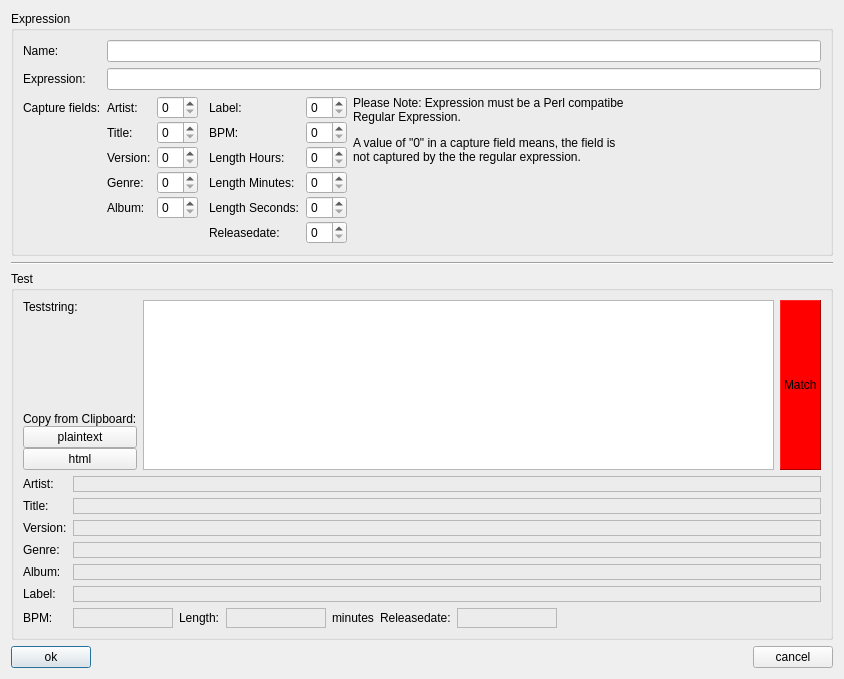
<?xml version="1.0" encoding="UTF-8"?>
<ui version="4.0">
 <class>RegExpEditClass</class>
 <widget class="QDialog" name="RegExpEditClass">
  <property name="windowModality">
   <enum>Qt::ApplicationModal</enum>
  </property>
  <property name="geometry">
   <rect>
    <x>0</x>
    <y>0</y>
    <width>844</width>
    <height>679</height>
   </rect>
  </property>
  <property name="windowTitle">
   <string>WinMusik Regular Expression Editor</string>
  </property>
  <property name="windowIcon">
   <iconset resource="../../resources.qrc">
    <normaloff>:/logo/resources/icon64.png</normaloff>:/logo/resources/icon64.png</iconset>
  </property>
  <layout class="QVBoxLayout" name="verticalLayout">
   <item>
    <widget class="QGroupBox" name="formGroupBox_2">
     <property name="title">
      <string>Expression</string>
     </property>
     <layout class="QFormLayout" name="formLayout_2">
      <item row="0" column="0">
       <widget class="QLabel" name="label">
        <property name="text">
         <string>Name:</string>
        </property>
       </widget>
      </item>
      <item row="1" column="0">
       <widget class="QLabel" name="label_2">
        <property name="text">
         <string>Expression:</string>
        </property>
       </widget>
      </item>
      <item row="1" column="1">
       <widget class="QLineEdit" name="pattern"/>
      </item>
      <item row="2" column="0">
       <widget class="QLabel" name="label_3">
        <property name="text">
         <string>Capture fields:</string>
        </property>
       </widget>
      </item>
      <item row="2" column="1">
       <layout class="QHBoxLayout" name="horizontalLayout_2">
        <item>
         <layout class="QFormLayout" name="formLayout">
          <property name="horizontalSpacing">
           <number>6</number>
          </property>
          <property name="verticalSpacing">
           <number>2</number>
          </property>
          <item row="0" column="0">
           <widget class="QLabel" name="label_4">
            <property name="text">
             <string>Artist:</string>
            </property>
           </widget>
          </item>
          <item row="3" column="0">
           <widget class="QLabel" name="label_7">
            <property name="text">
             <string>Genre:</string>
            </property>
           </widget>
          </item>
          <item row="4" column="0">
           <widget class="QLabel" name="label_12">
            <property name="text">
             <string>Album:</string>
            </property>
           </widget>
          </item>
          <item row="0" column="1">
           <widget class="QSpinBox" name="capture_artist">
            <property name="sizePolicy">
             <sizepolicy hsizetype="Preferred" vsizetype="Fixed">
              <horstretch>0</horstretch>
              <verstretch>0</verstretch>
             </sizepolicy>
            </property>
           </widget>
          </item>
          <item row="1" column="1">
           <widget class="QSpinBox" name="capture_title">
            <property name="sizePolicy">
             <sizepolicy hsizetype="Preferred" vsizetype="Fixed">
              <horstretch>0</horstretch>
              <verstretch>0</verstretch>
             </sizepolicy>
            </property>
           </widget>
          </item>
          <item row="2" column="1">
           <widget class="QSpinBox" name="capture_version">
            <property name="sizePolicy">
             <sizepolicy hsizetype="Preferred" vsizetype="Fixed">
              <horstretch>0</horstretch>
              <verstretch>0</verstretch>
             </sizepolicy>
            </property>
           </widget>
          </item>
          <item row="3" column="1">
           <widget class="QSpinBox" name="capture_genre">
            <property name="sizePolicy">
             <sizepolicy hsizetype="Preferred" vsizetype="Fixed">
              <horstretch>0</horstretch>
              <verstretch>0</verstretch>
             </sizepolicy>
            </property>
           </widget>
          </item>
          <item row="4" column="1">
           <widget class="QSpinBox" name="capture_album">
            <property name="sizePolicy">
             <sizepolicy hsizetype="Preferred" vsizetype="Fixed">
              <horstretch>0</horstretch>
              <verstretch>0</verstretch>
             </sizepolicy>
            </property>
           </widget>
          </item>
          <item row="2" column="0">
           <widget class="QLabel" name="label_6">
            <property name="text">
             <string>Version:</string>
            </property>
           </widget>
          </item>
          <item row="1" column="0">
           <widget class="QLabel" name="label_16">
            <property name="text">
             <string>Title:</string>
            </property>
           </widget>
          </item>
         </layout>
        </item>
        <item>
         <layout class="QFormLayout" name="formLayout_4">
          <property name="verticalSpacing">
           <number>2</number>
          </property>
          <property name="leftMargin">
           <number>5</number>
          </property>
          <item row="0" column="0">
           <widget class="QLabel" name="label_8">
            <property name="text">
             <string>Label:</string>
            </property>
           </widget>
          </item>
          <item row="0" column="1">
           <widget class="QSpinBox" name="capture_label"/>
          </item>
          <item row="1" column="0">
           <widget class="QLabel" name="label_13">
            <property name="text">
             <string>BPM:</string>
            </property>
           </widget>
          </item>
          <item row="2" column="0">
           <widget class="QLabel" name="label_9">
            <property name="text">
             <string>Length Hours:</string>
            </property>
           </widget>
          </item>
          <item row="3" column="0">
           <widget class="QLabel" name="label_10">
            <property name="text">
             <string>Length Minutes:</string>
            </property>
           </widget>
          </item>
          <item row="4" column="0">
           <widget class="QLabel" name="label_11">
            <property name="text">
             <string>Length Seconds:</string>
            </property>
           </widget>
          </item>
          <item row="1" column="1">
           <widget class="QSpinBox" name="capture_bpm"/>
          </item>
          <item row="2" column="1">
           <widget class="QSpinBox" name="capture_hours"/>
          </item>
          <item row="3" column="1">
           <widget class="QSpinBox" name="capture_minutes"/>
          </item>
          <item row="4" column="1">
           <widget class="QSpinBox" name="capture_seconds"/>
          </item>
          <item row="5" column="0">
           <widget class="QLabel" name="label_27">
            <property name="text">
             <string>Releasedate:</string>
            </property>
           </widget>
          </item>
          <item row="5" column="1">
           <widget class="QSpinBox" name="capture_releasedate"/>
          </item>
         </layout>
        </item>
        <item>
         <widget class="QLabel" name="label_23">
          <property name="text">
           <string>&lt;html&gt;&lt;head/&gt;&lt;body&gt;&lt;p&gt;Please Note: Expression must be a Perl compatibe Regular Expression.&lt;/p&gt;&lt;p&gt;A value of &amp;quot;0&amp;quot; in a capture field means, the field is not captured by the the regular expression.&lt;/p&gt;&lt;p&gt;&lt;br/&gt;&lt;/p&gt;&lt;/body&gt;&lt;/html&gt;</string>
          </property>
          <property name="scaledContents">
           <bool>false</bool>
          </property>
          <property name="alignment">
           <set>Qt::AlignLeading|Qt::AlignLeft|Qt::AlignTop</set>
          </property>
          <property name="wordWrap">
           <bool>true</bool>
          </property>
         </widget>
        </item>
        <item>
         <spacer name="horizontalSpacer_2">
          <property name="orientation">
           <enum>Qt::Horizontal</enum>
          </property>
          <property name="sizeHint" stdset="0">
           <size>
            <width>40</width>
            <height>20</height>
           </size>
          </property>
         </spacer>
        </item>
       </layout>
      </item>
      <item row="0" column="1">
       <layout class="QHBoxLayout" name="horizontalLayout_5">
        <item>
         <widget class="QLineEdit" name="name"/>
        </item>
       </layout>
      </item>
     </layout>
    </widget>
   </item>
   <item>
    <widget class="Line" name="line">
     <property name="orientation">
      <enum>Qt::Horizontal</enum>
     </property>
    </widget>
   </item>
   <item>
    <widget class="QGroupBox" name="groupBox">
     <property name="sizePolicy">
      <sizepolicy hsizetype="Preferred" vsizetype="Expanding">
       <horstretch>0</horstretch>
       <verstretch>0</verstretch>
      </sizepolicy>
     </property>
     <property name="title">
      <string>Test</string>
     </property>
     <layout class="QVBoxLayout" name="verticalLayout_2">
      <item>
       <layout class="QHBoxLayout" name="horizontalLayout_3">
        <item>
         <layout class="QVBoxLayout" name="verticalLayout_3">
          <property name="spacing">
           <number>0</number>
          </property>
          <property name="leftMargin">
           <number>0</number>
          </property>
          <item>
           <widget class="QLabel" name="label_14">
            <property name="text">
             <string>Teststring:</string>
            </property>
           </widget>
          </item>
          <item>
           <spacer name="verticalSpacer_2">
            <property name="orientation">
             <enum>Qt::Vertical</enum>
            </property>
            <property name="sizeHint" stdset="0">
             <size>
              <width>20</width>
              <height>40</height>
             </size>
            </property>
           </spacer>
          </item>
          <item>
           <widget class="QLabel" name="label_25">
            <property name="text">
             <string>Copy from Clipboard:</string>
            </property>
            <property name="scaledContents">
             <bool>false</bool>
            </property>
            <property name="wordWrap">
             <bool>true</bool>
            </property>
           </widget>
          </item>
          <item>
           <widget class="QPushButton" name="copyPlaintext">
            <property name="text">
             <string>plaintext</string>
            </property>
           </widget>
          </item>
          <item>
           <widget class="QPushButton" name="copyHTML">
            <property name="text">
             <string>html</string>
            </property>
           </widget>
          </item>
         </layout>
        </item>
        <item>
         <widget class="QPlainTextEdit" name="teststring">
          <property name="readOnly">
           <bool>false</bool>
          </property>
         </widget>
        </item>
        <item>
         <widget class="QLabel" name="match_indicator">
          <property name="styleSheet">
           <string notr="true">background: red;</string>
          </property>
          <property name="frameShape">
           <enum>QFrame::Panel</enum>
          </property>
          <property name="frameShadow">
           <enum>QFrame::Raised</enum>
          </property>
          <property name="text">
           <string>Match</string>
          </property>
         </widget>
        </item>
       </layout>
      </item>
      <item>
       <layout class="QFormLayout" name="formLayout_3">
        <property name="fieldGrowthPolicy">
         <enum>QFormLayout::AllNonFixedFieldsGrow</enum>
        </property>
        <item row="0" column="0">
         <widget class="QLabel" name="label_15">
          <property name="text">
           <string>Artist:</string>
          </property>
         </widget>
        </item>
        <item row="0" column="1">
         <widget class="QLabel" name="test_artist">
          <property name="frameShape">
           <enum>QFrame::StyledPanel</enum>
          </property>
          <property name="frameShadow">
           <enum>QFrame::Plain</enum>
          </property>
          <property name="text">
           <string/>
          </property>
         </widget>
        </item>
        <item row="1" column="0">
         <widget class="QLabel" name="label_5">
          <property name="text">
           <string>Title:</string>
          </property>
         </widget>
        </item>
        <item row="1" column="1">
         <widget class="QLabel" name="test_title">
          <property name="frameShape">
           <enum>QFrame::StyledPanel</enum>
          </property>
          <property name="frameShadow">
           <enum>QFrame::Plain</enum>
          </property>
          <property name="text">
           <string/>
          </property>
         </widget>
        </item>
        <item row="2" column="0">
         <widget class="QLabel" name="label_17">
          <property name="text">
           <string>Version:</string>
          </property>
         </widget>
        </item>
        <item row="2" column="1">
         <widget class="QLabel" name="test_version">
          <property name="frameShape">
           <enum>QFrame::StyledPanel</enum>
          </property>
          <property name="frameShadow">
           <enum>QFrame::Plain</enum>
          </property>
          <property name="text">
           <string/>
          </property>
         </widget>
        </item>
        <item row="3" column="0">
         <widget class="QLabel" name="label_18">
          <property name="text">
           <string>Genre:</string>
          </property>
         </widget>
        </item>
        <item row="3" column="1">
         <widget class="QLabel" name="test_genre">
          <property name="frameShape">
           <enum>QFrame::StyledPanel</enum>
          </property>
          <property name="frameShadow">
           <enum>QFrame::Plain</enum>
          </property>
          <property name="text">
           <string/>
          </property>
         </widget>
        </item>
        <item row="4" column="0">
         <widget class="QLabel" name="label_19">
          <property name="text">
           <string>Album:</string>
          </property>
         </widget>
        </item>
        <item row="4" column="1">
         <widget class="QLabel" name="test_album">
          <property name="frameShape">
           <enum>QFrame::StyledPanel</enum>
          </property>
          <property name="frameShadow">
           <enum>QFrame::Plain</enum>
          </property>
          <property name="text">
           <string/>
          </property>
         </widget>
        </item>
        <item row="5" column="0">
         <widget class="QLabel" name="label_20">
          <property name="text">
           <string>Label:</string>
          </property>
         </widget>
        </item>
        <item row="5" column="1">
         <widget class="QLabel" name="test_label">
          <property name="frameShape">
           <enum>QFrame::StyledPanel</enum>
          </property>
          <property name="frameShadow">
           <enum>QFrame::Plain</enum>
          </property>
          <property name="text">
           <string/>
          </property>
         </widget>
        </item>
        <item row="6" column="0">
         <widget class="QLabel" name="label_21">
          <property name="text">
           <string>BPM:</string>
          </property>
         </widget>
        </item>
        <item row="6" column="1">
         <layout class="QHBoxLayout" name="horizontalLayout_4">
          <property name="spacing">
           <number>6</number>
          </property>
          <item>
           <widget class="QLabel" name="test_bpm">
            <property name="minimumSize">
             <size>
              <width>100</width>
              <height>0</height>
             </size>
            </property>
            <property name="frameShape">
             <enum>QFrame::StyledPanel</enum>
            </property>
            <property name="frameShadow">
             <enum>QFrame::Plain</enum>
            </property>
            <property name="text">
             <string/>
            </property>
           </widget>
          </item>
          <item>
           <widget class="QLabel" name="label_22">
            <property name="text">
             <string>Length:</string>
            </property>
           </widget>
          </item>
          <item>
           <widget class="QLabel" name="test_length">
            <property name="minimumSize">
             <size>
              <width>100</width>
              <height>0</height>
             </size>
            </property>
            <property name="frameShape">
             <enum>QFrame::StyledPanel</enum>
            </property>
            <property name="frameShadow">
             <enum>QFrame::Plain</enum>
            </property>
            <property name="text">
             <string/>
            </property>
           </widget>
          </item>
          <item>
           <widget class="QLabel" name="label_24">
            <property name="text">
             <string>minutes</string>
            </property>
           </widget>
          </item>
          <item>
           <widget class="QLabel" name="label_26">
            <property name="text">
             <string>Releasedate:</string>
            </property>
           </widget>
          </item>
          <item>
           <widget class="QLabel" name="test_releasedate">
            <property name="minimumSize">
             <size>
              <width>100</width>
              <height>0</height>
             </size>
            </property>
            <property name="frameShape">
             <enum>QFrame::StyledPanel</enum>
            </property>
            <property name="frameShadow">
             <enum>QFrame::Plain</enum>
            </property>
            <property name="text">
             <string/>
            </property>
           </widget>
          </item>
          <item>
           <spacer name="horizontalSpacer_3">
            <property name="orientation">
             <enum>Qt::Horizontal</enum>
            </property>
            <property name="sizeHint" stdset="0">
             <size>
              <width>40</width>
              <height>20</height>
             </size>
            </property>
           </spacer>
          </item>
         </layout>
        </item>
       </layout>
      </item>
      <item>
       <spacer name="verticalSpacer">
        <property name="orientation">
         <enum>Qt::Vertical</enum>
        </property>
        <property name="sizeHint" stdset="0">
         <size>
          <width>20</width>
          <height>40</height>
         </size>
        </property>
       </spacer>
      </item>
     </layout>
    </widget>
   </item>
   <item>
    <layout class="QHBoxLayout" name="horizontalLayout">
     <item>
      <widget class="QPushButton" name="okButton">
       <property name="text">
        <string>ok</string>
       </property>
       <property name="icon">
        <iconset resource="../../resources.qrc">
         <normaloff>:/icons/resources/button_ok.png</normaloff>:/icons/resources/button_ok.png</iconset>
       </property>
       <property name="iconSize">
        <size>
         <width>16</width>
         <height>16</height>
        </size>
       </property>
       <property name="default">
        <bool>true</bool>
       </property>
       <property name="flat">
        <bool>false</bool>
       </property>
      </widget>
     </item>
     <item>
      <spacer name="horizontalSpacer">
       <property name="orientation">
        <enum>Qt::Horizontal</enum>
       </property>
       <property name="sizeHint" stdset="0">
        <size>
         <width>40</width>
         <height>20</height>
        </size>
       </property>
      </spacer>
     </item>
     <item>
      <widget class="QPushButton" name="cancelButton">
       <property name="text">
        <string>cancel</string>
       </property>
       <property name="icon">
        <iconset resource="../../resources.qrc">
         <normaloff>:/icons/resources/cancel.png</normaloff>:/icons/resources/cancel.png</iconset>
       </property>
       <property name="iconSize">
        <size>
         <width>16</width>
         <height>16</height>
        </size>
       </property>
      </widget>
     </item>
    </layout>
   </item>
  </layout>
 </widget>
 <resources>
  <include location="../../resources.qrc"/>
 </resources>
 <connections/>
</ui>
